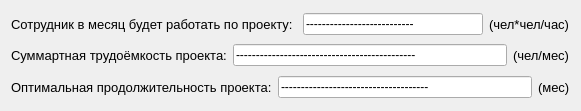
   <widget class="QWidget" name="layoutWidget">
    <property name="geometry">
     <rect>
      <x>920</x>
      <y>680</y>
      <width>581</width>
      <height>111</height>
     </rect>
    </property>
    <layout class="QVBoxLayout" name="verticalLayout_22">
     <item>
      <layout class="QHBoxLayout" name="horizontalLayout_13">
       <item>
        <widget class="QLabel" name="label_129">
         <property name="font">
          <font>
           <pointsize>10</pointsize>
          </font>
         </property>
         <property name="text">
          <string>Сотрудник в месяц будет работать по проекту: </string>
         </property>
        </widget>
       </item>
       <item>
        <widget class="QLineEdit" name="wmonth">
         <property name="text">
          <string>---------------------------</string>
         </property>
        </widget>
       </item>
       <item>
        <widget class="QLabel" name="label_130">
         <property name="font">
          <font>
           <pointsize>10</pointsize>
          </font>
         </property>
         <property name="text">
          <string>(чел*чел/час)</string>
         </property>
        </widget>
       </item>
      </layout>
     </item>
     <item>
      <layout class="QHBoxLayout" name="horizontalLayout_14">
       <item>
        <widget class="QLabel" name="label_131">
         <property name="font">
          <font>
           <pointsize>10</pointsize>
          </font>
         </property>
         <property name="text">
          <string>Суммартная трудоёмкость проекта:</string>
         </property>
        </widget>
       </item>
       <item>
        <widget class="QLineEdit" name="lintensity">
         <property name="text">
          <string>---------------------------------------------</string>
         </property>
        </widget>
       </item>
       <item>
        <widget class="QLabel" name="label_132">
         <property name="font">
          <font>
           <pointsize>10</pointsize>
          </font>
         </property>
         <property name="text">
          <string>(чел/мес)</string>
         </property>
        </widget>
       </item>
      </layout>
     </item>
     <item>
      <layout class="QHBoxLayout" name="horizontalLayout_15">
       <item>
        <widget class="QLabel" name="label_133">
         <property name="font">
          <font>
           <pointsize>10</pointsize>
          </font>
         </property>
         <property name="text">
          <string>Оптимальная продолжительность проекта:</string>
         </property>
        </widget>
       </item>
       <item>
        <widget class="QLineEdit" name="T">
         <property name="text">
          <string>-------------------------------------</string>
         </property>
        </widget>
       </item>
       <item>
        <widget class="QLabel" name="label_134">
         <property name="font">
          <font>
           <pointsize>10</pointsize>
          </font>
         </property>
         <property name="text">
          <string>(мес)</string>
         </property>
        </widget>
       </item>
      </layout>
     </item>
    </layout>
   </widget>
